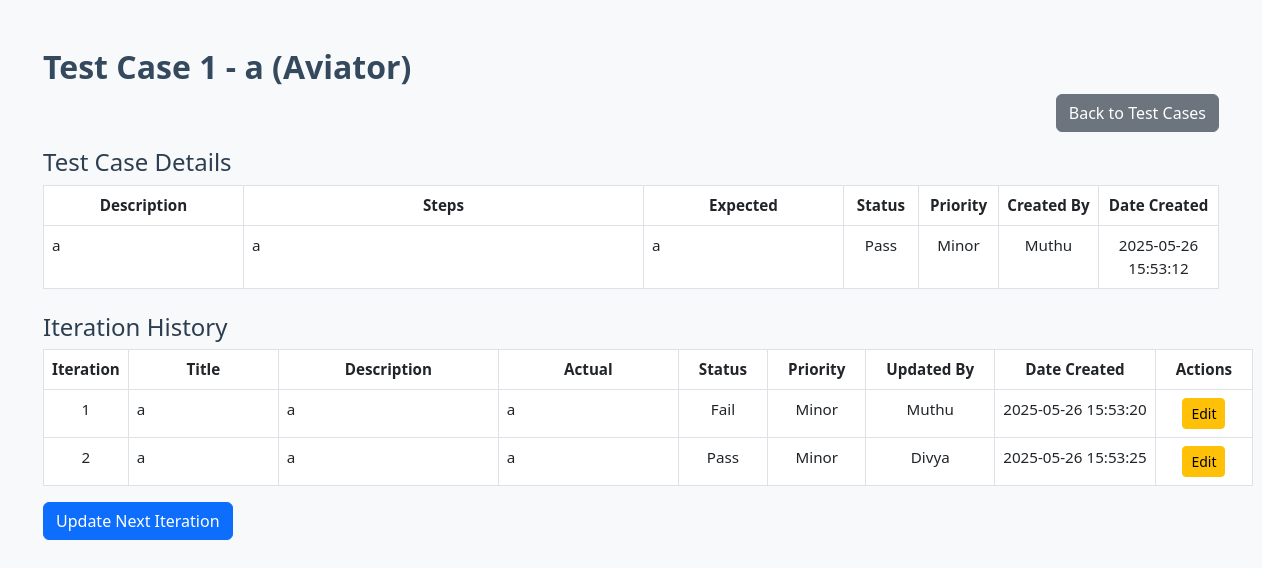
The page /games/Aviator/testcase/6 on the database as committed earlier.
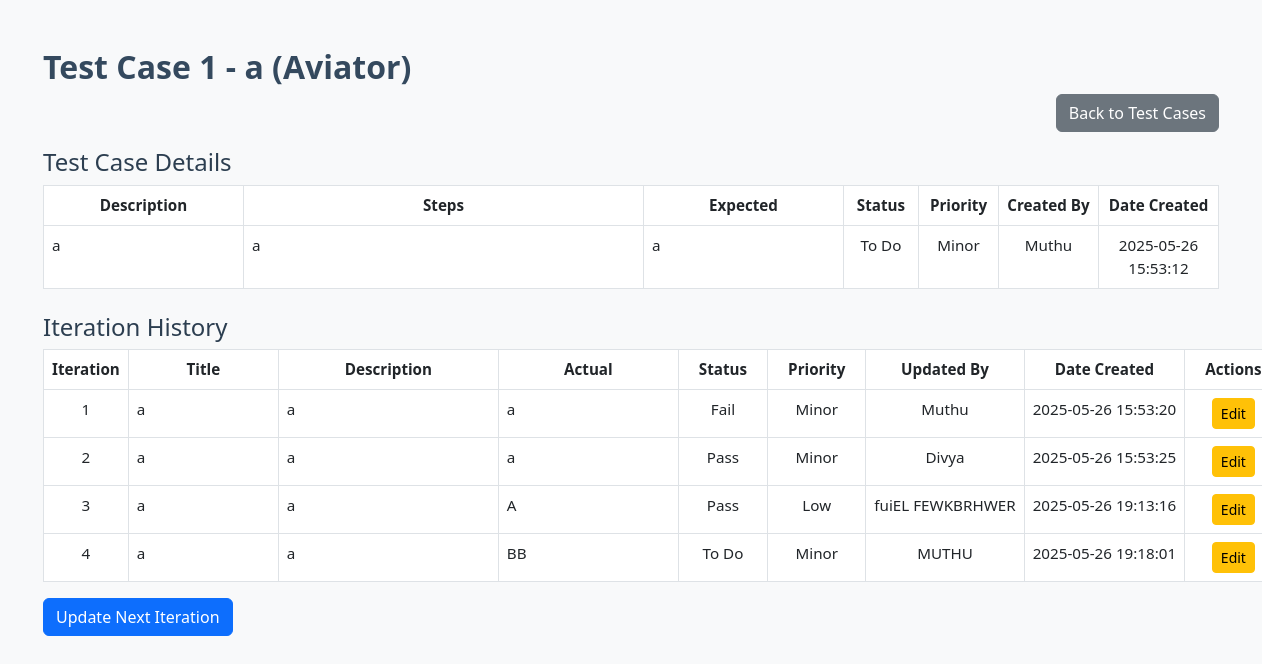
The same page on the database as committed later.
### tables this page shows
CREATE TABLE test_cases (
            id INTEGER PRIMARY KEY AUTOINCREMENT,
            game TEXT,
            testcase_number INTEGER,
            title TEXT,
            description TEXT,
            steps TEXT,
            expected_result TEXT,
            actual_result TEXT,
            status TEXT,
            priority TEXT,
            iteration INTEGER,
            created_by TEXT,
            date_created TEXT
        );

CREATE TABLE test_case_history (
            id INTEGER PRIMARY KEY AUTOINCREMENT,
            test_case_id INTEGER,
            iteration INTEGER,
            title TEXT,
            description TEXT,
            steps TEXT,
            expected_result TEXT,
            actual_result TEXT,
            status TEXT,
            priority TEXT,
            updated_at TEXT,
            created_by TEXT,
            requirement_references TEXT,
            doc_versions TEXT,
            approval_for_release TEXT,
            phase_no INTEGER,
            date_time_received TEXT,
            FOREIGN KEY(test_case_id) REFERENCES test_cases(id)
        );

### app.py (the view, shortened to what this page needs)
@app.route('/games/<game_name>/testcase/<int:testcase_id>', methods=['GET', 'POST'])
def view_testcase(game_name, testcase_id):
    test_case = get_test_case_by_id(testcase_id)
    if not test_case:
        return f"Test Case with ID {testcase_id} not found.", 404
    with sqlite3.connect('database.db') as conn:
        conn.row_factory = sqlite3.Row
        c = conn.cursor()
        c.execute('SELECT * FROM test_case_history WHERE test_case_id = ? ORDER BY iteration ASC', (testcase_id,))
        history = c.fetchall()
    return render_template(
        'view_testcase.html',
        game_name=game_name,
        test_case=test_case,
        history=history,
        user_name=''
    )

### models.py (called while the page is built)
def get_test_case_by_id(testcase_id):
    with sqlite3.connect(DB_NAME) as conn:
        conn.row_factory = sqlite3.Row
        c = conn.cursor()
        c.execute('SELECT * FROM test_cases WHERE id = ?', (testcase_id,))
        return c.fetchone()

### templates/view_testcase.html (shortened to what this page needs)
<!DOCTYPE html>
<html lang="en">
<head>
    <link rel="stylesheet" href="https://cdn.jsdelivr.net/npm/bootstrap@5.3.0/dist/css/bootstrap.min.css">
    <link href="{{ url_for('static', filename='styles.css') }}" rel="stylesheet" />
</head>
<body class="bg-light">
<div class="container mt-5">
    <h2>Test Case {{ test_case.testcase_number }} - {{ test_case.title }} ({{ game_name }})</h2>
    <div class="text-end mb-3">
        <a href="{{ url_for('index', game_name=game_name) }}" class="btn btn-secondary">Back to Test Cases</a>
    </div>
    <h4>Test Case Details</h4>
    <table class="table table-bordered table-sm">
        <thead>
        <tr class="row2">
            <th style="width: 200px;">Description</th>
            <th>Steps</th>
            <th style="width: 200px;">Expected</th>
            <th style="width: 75px;">Status</th>
            <th style="width: 80px;">Priority</th>
            <th style="width: 100px;">Created By</th>
            <th style="width: 120px;">Date Created</th>
        </tr>
        </thead>
        <tbody>
        <tr class="row2" >
            <td class="wrap-text text-start">{{ test_case.description }}</td>
            <td class="wrap-text text-start">{{ test_case.steps }}</td>
            <td class="wrap-text text-start">{{ test_case.expected_result }}</td>
            <td style="text-align: center;">{{ test_case.status }}</td>
            <td style="text-align: center;">{{ test_case.priority }}</td>
            <td>{{ test_case.created_by }}</td>
            <td style="width: 100px;">{{ test_case.date_created }}</td>
        </tr>
        </tbody>
    </table>
    {% if history %}
    <h4 class="mt-4">Iteration History</h4>
    <table class="table table-bordered table-sm">
        <thead>
        <tr style="text-align: center;">
            <th>Iteration</th>
            <th style="min-width: 150px;">Title</th>
            <th style="min-width: 220px;">Description</th>
            <th style="min-width: 180px;">Actual</th>
            <th class="status">Status</th>
            <th class="priority">Priority</th>
            <th class="updated_by">Updated By</th>
            <th class="date_created">Date Created</th>
            <th class="actions">Actions</th>
        </tr>
        </thead>
        <tbody>
        {% for h in history %}
        <tr>
            <td style="text-align: center;">{{ h.iteration }}</td>
            <td class="wrap-text">{{ h.title }}</td>
            <td class="wrap-text">{{ h.description }}</td>
            <td class="wrap-text">{{ h.actual_result }}</td>
            <td class="status" style="text-align: center;">{{ h.status }}</td>
            <td class="priority" style="text-align: center;">{{ h.priority }}</td>
            <td class="updated_by" style="text-align: center;">{{ h.created_by or 'None' }}</td>
            <td class="date_created" style="text-align: center;">{{ h.updated_at }}</td>
            <td class="actions" style="text-align: center;">
                <a href="{{ url_for('edit_iteration', game_name=game_name, testcase_id=test_case.id, iteration_id=h.id) }}" class="btn btn-sm btn-warning">Edit</a>
            </td>
        </tr>
        {% endfor %}
        </tbody>
    </table>
    {% endif %}
    <button type="button" class="btn btn-primary" data-bs-toggle="modal" data-bs-target="#updateModal">
        Update Next Iteration
    </button>
</div>
</body>
</html>

### static/styles.css (style rules this page uses)
body { background-color: #f0f4f8; font-family: "Segoe UI", Tahoma, Geneva, Verdana, sans-serif; color: #2c3e50; }
.container { max-width: 1200px; }
h2 { font-weight: 700; color: #34495e; }
.row2 { text-align: center; vertical-align: center; padding: 5px; }
.wrap-text { word-break: break-word; white-space: pre-wrap; }
.table td, .table th { padding: 0.5rem; font-size: 0.95rem; }
.wrap-text { word-wrap: break-word; white-space: normal; vertical-align: top; text-align: left; }

### templates/view_testcase.html (style rules this page uses)
th.status, th.priority, th.updated_by, th.date_created, th.actions { padding-left: 20px; padding-right: 20px; white-space: nowrap; }
td.status, td.priority, td.updated_by, td.date_created, td.actions { white-space: nowrap; }

Rows that differ between the two databases and show on the page:
changed test_cases "Aviator": status "Pass" → "To Do"
added test_case_history: iteration "3", title "a", description "a", actual_result "A", status "Pass", priority "Low", created_by "fuiEL FEWKBRHWER", updated_at "2025-05-26 19:13:16"
added test_case_history: iteration "4", title "a", description "a", actual_result "BB", status "To Do", priority "Minor", created_by "MUTHU", updated_at "2025-05-26 19:18:01"
